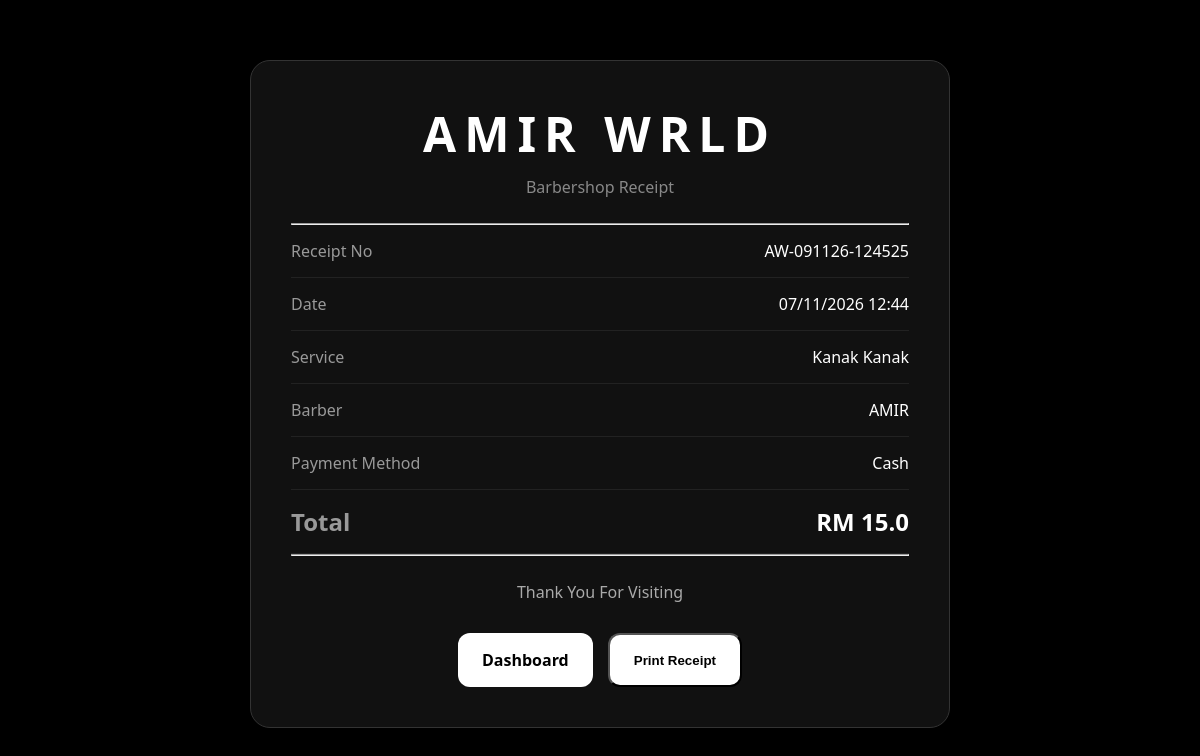
Page /receipt/4 on the earlier database version.
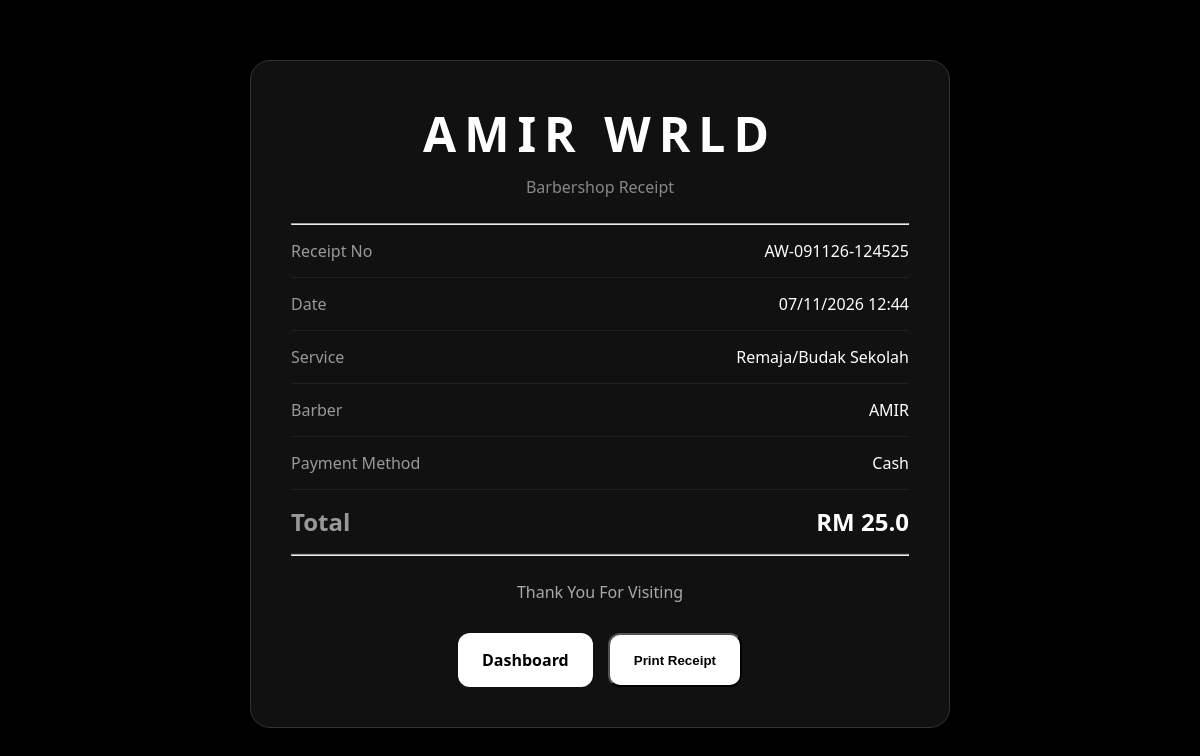
Same page on the later database version.
### app.py (models this page shows)
class Sale(db.Model):
    id = db.Column(db.Integer, primary_key=True)
    customer = db.Column(db.String(100))
    service = db.Column(db.String(100))
    amount = db.Column(db.Float)
    commission = db.Column(db.Float)
    date = db.Column(
    db.DateTime,
    default=malaysia_time
)
    payment_method = db.Column(db.String(20))
    receipt_no = db.Column(db.String(50))
    receipt_image = db.Column(
    db.String(255)
)
    barber_id = db.Column(
        db.Integer,
        db.ForeignKey('barber.id')
    )
    barber = db.relationship('Barber')

### app.py (the view)
@app.route('/receipt/<int:id>')
def receipt(id):
    sale = db.get_or_404(
    Sale,
    id
)
    return render_template(
        'receipt.html',
        sale=sale
    )

### templates/receipt.html (shortened to what this page needs)
<!DOCTYPE html>
<html>
<head>
    <link rel="stylesheet"
    href="{{ url_for('static', filename='style.css') }}">
</head>
<body>
<div class="receipt-container">
    <div class="receipt-header">
        <h1>AMIR WRLD</h1>
        <p>Barbershop Receipt</p>
    </div>
    <hr>
    <div class="receipt-row">
        <span>Receipt No</span>
        <span>{{ sale.receipt_no }}</span>
    </div>
    <div class="receipt-row">
        <span>Date</span>
        <span>{{ sale.date.strftime('%d/%m/%Y %H:%M') }}</span>
    </div>
    <div class="receipt-row">
        <span>Service</span>
        <span>{{ sale.service }}</span>
    </div>
    <div class="receipt-row">
        <span>Barber</span>
        <span>{{ sale.barber.name }}</span>
    </div>
    <div class="receipt-row">
        <span>Payment Method</span>
        <span>{{ sale.payment_method }}</span>
    </div>
    <div class="receipt-row total">
        <span>Total</span>
        <span>RM {{ sale.amount }}</span>
    </div>
    <hr>
    <p class="thanks">
        Thank You For Visiting
    </p>
    <div class="receipt-actions">
        <a href="/" class="btn">
            Dashboard
        </a>
        <button onclick="window.print()"
        class="btn">
            Print Receipt
        </button>
    </div>
</div>
</body>
</html>

Differences in the rows shown:
changed Sale "AW-091126-124525": service "Kanak Kanak" → "Remaja/Budak Sekolah"; amount "15.0" → "25.0"
